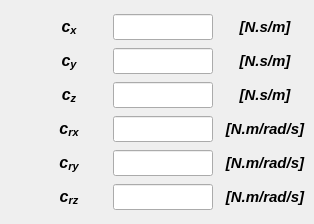
        <widget class="QWidget" name="tab_damper">
         <attribute name="title">
          <string>Damper</string>
         </attribute>
         <widget class="QWidget" name="gridLayoutWidget_8">
          <property name="geometry">
           <rect>
            <x>38</x>
            <y>10</y>
            <width>267</width>
            <height>205</height>
           </rect>
          </property>
          <layout class="QGridLayout" name="gridLayout_8">
           <property name="leftMargin">
            <number>0</number>
           </property>
           <property name="topMargin">
            <number>3</number>
           </property>
           <property name="bottomMargin">
            <number>0</number>
           </property>
           <property name="horizontalSpacing">
            <number>12</number>
           </property>
           <property name="verticalSpacing">
            <number>7</number>
           </property>
           <item row="4" column="0" alignment="Qt::AlignHCenter">
            <widget class="QLabel" name="label_103">
             <property name="enabled">
              <bool>true</bool>
             </property>
             <property name="minimumSize">
              <size>
               <width>40</width>
               <height>21</height>
              </size>
             </property>
             <property name="maximumSize">
              <size>
               <width>40</width>
               <height>21</height>
              </size>
             </property>
             <property name="font">
              <font>
               <family>Arial</family>
               <pointsize>12</pointsize>
               <weight>75</weight>
               <italic>true</italic>
               <bold>true</bold>
              </font>
             </property>
             <property name="text">
              <string>&lt;html&gt;&lt;head/&gt;&lt;body&gt;&lt;p align=&quot;center&quot;&gt;c&lt;span style=&quot; vertical-align:sub;&quot;&gt;ry&lt;/span&gt;&lt;/p&gt;&lt;/body&gt;&lt;/html&gt;</string>
             </property>
             <property name="alignment">
              <set>Qt::AlignCenter</set>
             </property>
            </widget>
           </item>
           <item row="5" column="2">
            <widget class="QLabel" name="label_93">
             <property name="minimumSize">
              <size>
               <width>80</width>
               <height>0</height>
              </size>
             </property>
             <property name="maximumSize">
              <size>
               <width>80</width>
               <height>16777215</height>
              </size>
             </property>
             <property name="font">
              <font>
               <family>Arial</family>
               <pointsize>11</pointsize>
               <weight>75</weight>
               <italic>true</italic>
               <bold>true</bold>
              </font>
             </property>
             <property name="text">
              <string>[N.m/rad/s]</string>
             </property>
             <property name="alignment">
              <set>Qt::AlignCenter</set>
             </property>
            </widget>
           </item>
           <item row="5" column="0" alignment="Qt::AlignHCenter">
            <widget class="QLabel" name="label_107">
             <property name="enabled">
              <bool>true</bool>
             </property>
             <property name="minimumSize">
              <size>
               <width>40</width>
               <height>21</height>
              </size>
             </property>
             <property name="maximumSize">
              <size>
               <width>40</width>
               <height>21</height>
              </size>
             </property>
             <property name="font">
              <font>
               <family>Arial</family>
               <pointsize>12</pointsize>
               <weight>75</weight>
               <italic>true</italic>
               <bold>true</bold>
              </font>
             </property>
             <property name="text">
              <string>&lt;html&gt;&lt;head/&gt;&lt;body&gt;&lt;p align=&quot;center&quot;&gt;c&lt;span style=&quot; vertical-align:sub;&quot;&gt;rz&lt;/span&gt;&lt;/p&gt;&lt;/body&gt;&lt;/html&gt;</string>
             </property>
             <property name="alignment">
              <set>Qt::AlignCenter</set>
             </property>
            </widget>
           </item>
           <item row="3" column="2">
            <widget class="QLabel" name="label_88">
             <property name="minimumSize">
              <size>
               <width>80</width>
               <height>0</height>
              </size>
             </property>
             <property name="maximumSize">
              <size>
               <width>80</width>
               <height>16777215</height>
              </size>
             </property>
             <property name="font">
              <font>
               <family>Arial</family>
               <pointsize>11</pointsize>
               <weight>75</weight>
               <italic>true</italic>
               <bold>true</bold>
              </font>
             </property>
             <property name="text">
              <string>[N.m/rad/s]</string>
             </property>
             <property name="alignment">
              <set>Qt::AlignCenter</set>
             </property>
            </widget>
           </item>
           <item row="0" column="1">
            <widget class="QLineEdit" name="lineEdit_Cx">
             <property name="enabled">
              <bool>true</bool>
             </property>
             <property name="minimumSize">
              <size>
               <width>100</width>
               <height>26</height>
              </size>
             </property>
             <property name="maximumSize">
              <size>
               <width>100</width>
               <height>26</height>
              </size>
             </property>
             <property name="font">
              <font>
               <family>Arial</family>
               <pointsize>11</pointsize>
               <weight>75</weight>
               <italic>true</italic>
               <bold>true</bold>
              </font>
             </property>
             <property name="text">
              <string/>
             </property>
             <property name="alignment">
              <set>Qt::AlignCenter</set>
             </property>
            </widget>
           </item>
           <item row="2" column="1">
            <widget class="QLineEdit" name="lineEdit_Cz">
             <property name="enabled">
              <bool>true</bool>
             </property>
             <property name="minimumSize">
              <size>
               <width>100</width>
               <height>26</height>
              </size>
             </property>
             <property name="maximumSize">
              <size>
               <width>100</width>
               <height>26</height>
              </size>
             </property>
             <property name="font">
              <font>
               <family>Arial</family>
               <pointsize>11</pointsize>
               <weight>75</weight>
               <italic>true</italic>
               <bold>true</bold>
              </font>
             </property>
             <property name="text">
              <string/>
             </property>
             <property name="alignment">
              <set>Qt::AlignCenter</set>
             </property>
            </widget>
           </item>
           <item row="3" column="1">
            <widget class="QLineEdit" name="lineEdit_Crx">
             <property name="enabled">
              <bool>true</bool>
             </property>
             <property name="minimumSize">
              <size>
               <width>100</width>
               <height>26</height>
              </size>
             </property>
             <property name="maximumSize">
              <size>
               <width>100</width>
               <height>26</height>
              </size>
             </property>
             <property name="font">
              <font>
               <family>Arial</family>
               <pointsize>11</pointsize>
               <weight>75</weight>
               <italic>true</italic>
               <bold>true</bold>
              </font>
             </property>
             <property name="alignment">
              <set>Qt::AlignCenter</set>
             </property>
            </widget>
           </item>
           <item row="3" column="0" alignment="Qt::AlignHCenter">
            <widget class="QLabel" name="label_108">
             <property name="enabled">
              <bool>true</bool>
             </property>
             <property name="minimumSize">
              <size>
               <width>40</width>
               <height>21</height>
              </size>
             </property>
             <property name="maximumSize">
              <size>
               <width>40</width>
               <height>21</height>
              </size>
             </property>
             <property name="font">
              <font>
               <family>Arial</family>
               <pointsize>12</pointsize>
               <weight>75</weight>
               <italic>true</italic>
               <bold>true</bold>
              </font>
             </property>
             <property name="text">
              <string>&lt;html&gt;&lt;head/&gt;&lt;body&gt;&lt;p align=&quot;center&quot;&gt;c&lt;span style=&quot; vertical-align:sub;&quot;&gt;rx&lt;/span&gt;&lt;/p&gt;&lt;/body&gt;&lt;/html&gt;</string>
             </property>
             <property name="alignment">
              <set>Qt::AlignCenter</set>
             </property>
            </widget>
           </item>
           <item row="0" column="0" alignment="Qt::AlignHCenter">
            <widget class="QLabel" name="label_109">
             <property name="enabled">
              <bool>true</bool>
             </property>
             <property name="minimumSize">
              <size>
               <width>40</width>
               <height>21</height>
              </size>
             </property>
             <property name="maximumSize">
              <size>
               <width>40</width>
               <height>21</height>
              </size>
             </property>
             <property name="font">
              <font>
               <family>Arial</family>
               <pointsize>12</pointsize>
               <weight>75</weight>
               <italic>true</italic>
               <bold>true</bold>
              </font>
             </property>
             <property name="mouseTracking">
              <bool>true</bool>
             </property>
             <property name="text">
              <string>&lt;html&gt;&lt;head/&gt;&lt;body&gt;&lt;p align=&quot;center&quot;&gt;c&lt;span style=&quot; vertical-align:sub;&quot;&gt;x&lt;/span&gt;&lt;/p&gt;&lt;/body&gt;&lt;/html&gt;</string>
             </property>
             <property name="alignment">
              <set>Qt::AlignCenter</set>
             </property>
            </widget>
           </item>
           <item row="1" column="0" alignment="Qt::AlignHCenter">
            <widget class="QLabel" name="label_65">
             <property name="enabled">
              <bool>true</bool>
             </property>
             <property name="minimumSize">
              <size>
               <width>40</width>
               <height>21</height>
              </size>
             </property>
             <property name="maximumSize">
              <size>
               <width>40</width>
               <height>21</height>
              </size>
             </property>
             <property name="font">
              <font>
               <family>Arial</family>
               <pointsize>12</pointsize>
               <weight>75</weight>
               <italic>true</italic>
               <bold>true</bold>
              </font>
             </property>
             <property name="mouseTracking">
              <bool>true</bool>
             </property>
             <property name="text">
              <string>&lt;html&gt;&lt;head/&gt;&lt;body&gt;&lt;p align=&quot;center&quot;&gt;c&lt;span style=&quot; vertical-align:sub;&quot;&gt;y&lt;/span&gt;&lt;/p&gt;&lt;/body&gt;&lt;/html&gt;</string>
             </property>
             <property name="alignment">
              <set>Qt::AlignCenter</set>
             </property>
            </widget>
           </item>
           <item row="5" column="1">
            <widget class="QLineEdit" name="lineEdit_Crz">
             <property name="enabled">
              <bool>true</bool>
             </property>
             <property name="minimumSize">
              <size>
               <width>100</width>
               <height>26</height>
              </size>
             </property>
             <property name="maximumSize">
              <size>
               <width>100</width>
               <height>26</height>
              </size>
             </property>
             <property name="font">
              <font>
               <family>Arial</family>
               <pointsize>11</pointsize>
               <weight>75</weight>
               <italic>true</italic>
               <bold>true</bold>
              </font>
             </property>
             <property name="alignment">
              <set>Qt::AlignCenter</set>
             </property>
            </widget>
           </item>
           <item row="2" column="0" alignment="Qt::AlignHCenter">
            <widget class="QLabel" name="label_82">
             <property name="enabled">
              <bool>true</bool>
             </property>
             <property name="minimumSize">
              <size>
               <width>40</width>
               <height>21</height>
              </size>
             </property>
             <property name="maximumSize">
              <size>
               <width>40</width>
               <height>21</height>
              </size>
             </property>
             <property name="font">
              <font>
               <family>Arial</family>
               <pointsize>12</pointsize>
               <weight>75</weight>
               <italic>true</italic>
               <bold>true</bold>
              </font>
             </property>
             <property name="mouseTracking">
              <bool>true</bool>
             </property>
             <property name="text">
              <string>&lt;html&gt;&lt;head/&gt;&lt;body&gt;&lt;p align=&quot;center&quot;&gt;c&lt;span style=&quot; vertical-align:sub;&quot;&gt;z&lt;/span&gt;&lt;/p&gt;&lt;/body&gt;&lt;/html&gt;</string>
             </property>
             <property name="alignment">
              <set>Qt::AlignCenter</set>
             </property>
            </widget>
           </item>
           <item row="4" column="1">
            <widget class="QLineEdit" name="lineEdit_Cry">
             <property name="enabled">
              <bool>true</bool>
             </property>
             <property name="minimumSize">
              <size>
               <width>100</width>
               <height>26</height>
              </size>
             </property>
             <property name="maximumSize">
              <size>
               <width>100</width>
               <height>26</height>
              </size>
             </property>
             <property name="font">
              <font>
               <family>Arial</family>
               <pointsize>11</pointsize>
               <weight>75</weight>
               <italic>true</italic>
               <bold>true</bold>
              </font>
             </property>
             <property name="alignment">
              <set>Qt::AlignCenter</set>
             </property>
            </widget>
           </item>
           <item row="1" column="1">
            <widget class="QLineEdit" name="lineEdit_Cy">
             <property name="enabled">
              <bool>true</bool>
             </property>
             <property name="minimumSize">
              <size>
               <width>100</width>
               <height>26</height>
              </size>
             </property>
             <property name="maximumSize">
              <size>
               <width>100</width>
               <height>26</height>
              </size>
             </property>
             <property name="font">
              <font>
               <family>Arial</family>
               <pointsize>11</pointsize>
               <weight>75</weight>
               <italic>true</italic>
               <bold>true</bold>
              </font>
             </property>
             <property name="text">
              <string/>
             </property>
             <property name="alignment">
              <set>Qt::AlignCenter</set>
             </property>
            </widget>
           </item>
           <item row="0" column="2">
            <widget class="QLabel" name="label_18">
             <property name="minimumSize">
              <size>
               <width>80</width>
               <height>0</height>
              </size>
             </property>
             <property name="maximumSize">
              <size>
               <width>80</width>
               <height>16777215</height>
              </size>
             </property>
             <property name="font">
              <font>
               <family>Arial</family>
               <pointsize>11</pointsize>
               <weight>75</weight>
               <italic>true</italic>
               <bold>true</bold>
              </font>
             </property>
             <property name="text">
              <string>[N.s/m]</string>
             </property>
             <property name="alignment">
              <set>Qt::AlignCenter</set>
             </property>
            </widget>
           </item>
           <item row="1" column="2">
            <widget class="QLabel" name="label_20">
             <property name="minimumSize">
              <size>
               <width>80</width>
               <height>0</height>
              </size>
             </property>
             <property name="maximumSize">
              <size>
               <width>80</width>
               <height>16777215</height>
              </size>
             </property>
             <property name="font">
              <font>
               <family>Arial</family>
               <pointsize>11</pointsize>
               <weight>75</weight>
               <italic>true</italic>
               <bold>true</bold>
              </font>
             </property>
             <property name="text">
              <string>[N.s/m]</string>
             </property>
             <property name="alignment">
              <set>Qt::AlignCenter</set>
             </property>
            </widget>
           </item>
           <item row="2" column="2">
            <widget class="QLabel" name="label_21">
             <property name="minimumSize">
              <size>
               <width>80</width>
               <height>0</height>
              </size>
             </property>
             <property name="maximumSize">
              <size>
               <width>80</width>
               <height>16777215</height>
              </size>
             </property>
             <property name="font">
              <font>
               <family>Arial</family>
               <pointsize>11</pointsize>
               <weight>75</weight>
               <italic>true</italic>
               <bold>true</bold>
              </font>
             </property>
             <property name="text">
              <string>[N.s/m]</string>
             </property>
             <property name="alignment">
              <set>Qt::AlignCenter</set>
             </property>
            </widget>
           </item>
           <item row="4" column="2">
            <widget class="QLabel" name="label_110">
             <property name="minimumSize">
              <size>
               <width>80</width>
               <height>0</height>
              </size>
             </property>
             <property name="maximumSize">
              <size>
               <width>80</width>
               <height>16777215</height>
              </size>
             </property>
             <property name="font">
              <font>
               <family>Arial</family>
               <pointsize>11</pointsize>
               <weight>75</weight>
               <italic>true</italic>
               <bold>true</bold>
              </font>
             </property>
             <property name="text">
              <string>[N.m/rad/s]</string>
             </property>
             <property name="alignment">
              <set>Qt::AlignCenter</set>
             </property>
            </widget>
           </item>
          </layout>
         </widget>
        </widget>
